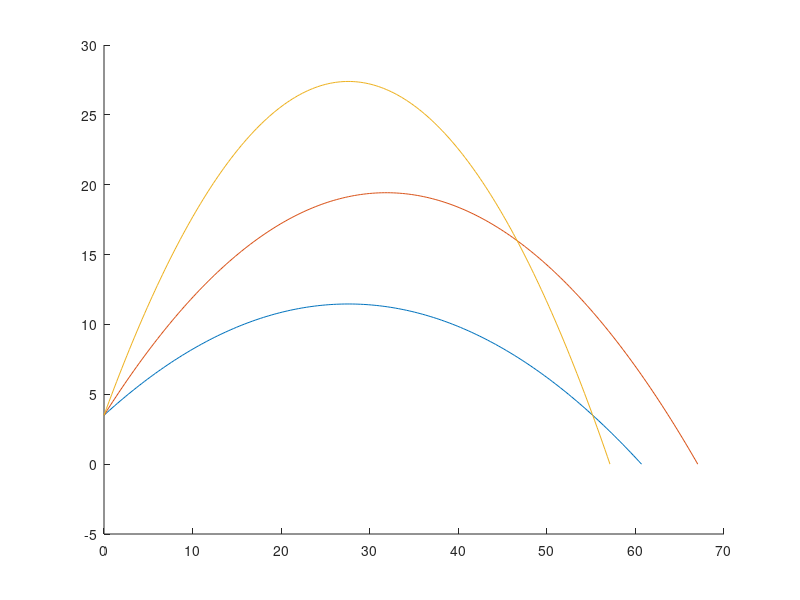

This chart was generated by the following MATLAB code:
v_0 = 25;
y_0 = 3.5;
g = 9.81;

thetas = [30;45;60];
y1 = 0;
y2 = 0;
y3 = 0;

hold on
for theta_i = 1:length(thetas)
    theta = thetas(theta_i);
    d = ((v_0*cosd(theta))/g)*(v_0*sind(theta) + sqrt((v_0*sind(theta))^2 + 2*g*y_0));
    

    
    displacement = linspace(0, d, 200)';
    y_list = linspace(0,200)';
    for i = 1:length(displacement)
        x = displacement(i);
        y = x*tand(theta)-(0.5)*(((x^2)*g)/((v_0*cosd(theta))^2)) + y_0;
        y_list(i) = y;
    end
    
    if (theta_i == 1)
        y1 = y_list;
    elseif (theta_i == 2)
        y2 = y_list;
    elseif (theta_i == 3)
        y3 = y_list;
    end
    
    
    plot(displacement, y_list);
end